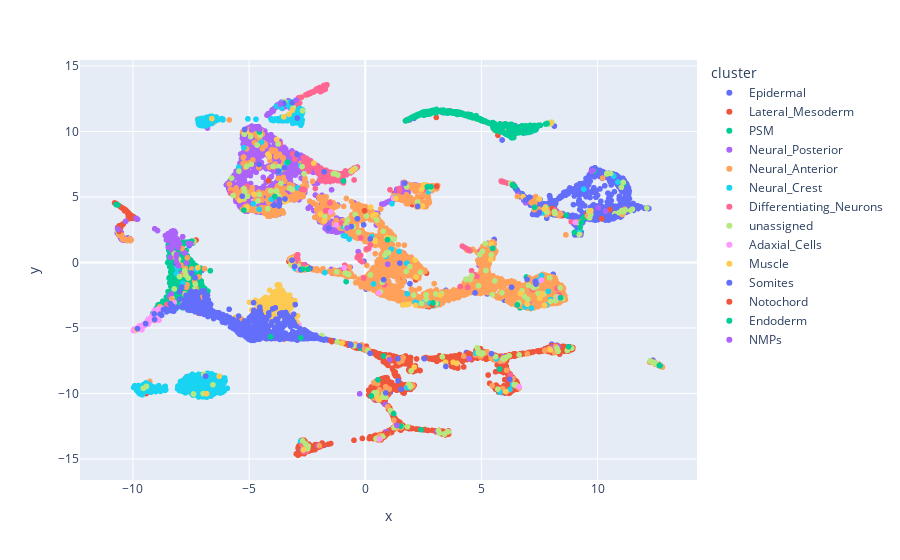

The cell this chart's notebook holds for it:
### Markdown cell above
**Using plotly, we can visualize cell IDs interactively. It helps us pick up a root cell.**
This is an example image.
<img src="
https://raw.githubusercontent.com/morris-lab/CellOracle/master/docs/demo_data/screenshot_01.png">

### Code cell
# Show interactive plot using plotly. Please make sure that plotly is installed. 

try:
    import plotly.express as px
    def plot(adata, embedding_key, cluster_column_name):
        embedding = adata.obsm[embedding_key]
        df = pd.DataFrame(embedding, columns=["x", "y"])
        df["cluster"] = adata.obs[cluster_column_name].values
        df["label"] = adata.obs.index.values
        fig = px.scatter(df, x="x", y="y", hover_name=df["label"], color="cluster")
        fig.show()
        
    plot(adata=pt.adata,
         embedding_key=pt.obsm_key,
         cluster_column_name=pt.cluster_column_name)
except:
    print("Plotly not found in your environment. Did you install plotly? Please read the instruction above.")

### Figure 1 — Plotly figure (JSON) as saved in the notebook; plotly's stock layout.template omitted (floating-point values rounded to 4 significant figures; data arrays with more than 128 entries replaced by an {"elided": "..."} marker saying what was removed)
{"data": [{"hovertemplate": "<b>%{hovertext}</b><br><br>cluster=Epidermal<br>x=%{x}<br>y=%{y}<extra></extra>", "hovertext": {"elided": "1447 str values"}, "legendgroup": "Epidermal", "marker": {"color": "#636efa", "symbol": "circle"}, "mode": "markers", "name": "Epidermal", "showlegend": true, "type": "scattergl", "x": {"elided": "1447 float values"}, "xaxis": "x", "y": {"elided": "1447 float values"}, "yaxis": "y"}, {"hovertemplate": "<b>%{hovertext}</b><br><br>cluster=Lateral_Mesoderm<br>x=%{x}<br>y=%{y}<extra></extra>", "hovertext": {"elided": "1864 str values"}, "legendgroup": "Lateral_Mesoderm", "marker": {"color": "#EF553B", "symbol": "circle"}, "mode": "markers", "name": "Lateral_Mesoderm", "showlegend": true, "type": "scattergl", "x": {"elided": "1864 float values"}, "xaxis": "x", "y": {"elided": "1864 float values"}, "yaxis": "y"}, {"hovertemplate": "<b>%{hovertext}</b><br><br>cluster=PSM<br>x=%{x}<br>y=%{y}<extra></extra>", "hovertext": {"elided": "730 str values"}, "legendgroup": "PSM", "marker": {"color": "#00cc96", "symbol": "circle"}, "mode": "markers", "name": "PSM", "showlegend": true, "type": "scattergl", "x": {"elided": "730 float values"}, "xaxis": "x", "y": {"elided": "730 float values"}, "yaxis": "y"}, {"hovertemplate": "<b>%{hovertext}</b><br><br>cluster=Neural_Posterior<br>x=%{x}<br>y=%{y}<extra></extra>", "hovertext": {"elided": "1750 str values"}, "legendgroup": "Neural_Posterior", "marker": {"color": "#ab63fa", "symbol": "circle"}, "mode": "markers", "name": "Neural_Posterior", "showlegend": true, "type": "scattergl", "x": {"elided": "1750 float values"}, "xaxis": "x", "y": {"elided": "1750 float values"}, "yaxis": "y"}, {"hovertemplate": "<b>%{hovertext}</b><br><br>cluster=Neural_Anterior<br>x=%{x}<br>y=%{y}<extra></extra>", "hovertext": {"elided": "3786 str values"}, "legendgroup": "Neural_Anterior", "marker": {"color": "#FFA15A", "symbol": "circle"}, "mode": "markers", "name": "Neural_Anterior", "showlegend": true, "type": "scattergl", "x": {"elided": "3786 float values"}, "xaxis": "x", "y": {"elided": "3786 float values"}, "yaxis": "y"}, {"hovertemplate": "<b>%{hovertext}</b><br><br>cluster=Neural_Crest<br>x=%{x}<br>y=%{y}<extra></extra>", "hovertext": {"elided": "1004 str values"}, "legendgroup": "Neural_Crest", "marker": {"color": "#19d3f3", "symbol": "circle"}, "mode": "markers", "name": "Neural_Crest", "showlegend": true, "type": "scattergl", "x": {"elided": "1004 float values"}, "xaxis": "x", "y": {"elided": "1004 float values"}, "yaxis": "y"}, {"hovertemplate": "<b>%{hovertext}</b><br><br>cluster=Differentiating_Neurons<br>x=%{x}<br>y=%{y}<extra></extra>", "hovertext": {"elided": "299 str values"}, "legendgroup": "Differentiating_Neurons", "marker": {"color": "#FF6692", "symbol": "circle"}, "mode": "markers", "name": "Differentiating_Neurons", "showlegend": true, "type": "scattergl", "x": {"elided": "299 float values"}, "xaxis": "x", "y": {"elided": "299 float values"}, "yaxis": "y"}, {"hovertemplate": "<b>%{hovertext}</b><br><br>cluster=unassigned<br>x=%{x}<br>y=%{y}<extra></extra>", "hovertext": {"elided": "306 str values"}, "legendgroup": "unassigned", "marker": {"color": "#B6E880", "symbol": "circle"}, "mode": "markers", "name": "unassigned", "showlegend": true, "type": "scattergl", "x": {"elided": "306 float values"}, "xaxis": "x", "y": {"elided": "306 float values"}, "yaxis": "y"}, {"hovertemplate": "<b>%{hovertext}</b><br><br>cluster=Adaxial_Cells<br>x=%{x}<br>y=%{y}<extra></extra>", "hovertext": ["AAACCGAAGCCTGAGC-1", "AAAGGTTAGTTACTTC-1", "AACGCTAGTTGCACGG-1", "AAGCGAATCCCGCATT-1", "AATAACCGTCCTAGTT-1", "AATCCCTGTTTGGCGG-1", "ACACCTTGTCATAGAT-1", "ACATAGCTCATAACTG-1", "ACCGGCTAGCTAGAAG-1", "ACGAAGTCAGCAAGTG-1", "ACGCACGGTCAAGACC-1", "ACTCACTGTACGTTTC-1", "ACTTACAAGCTCAAAC-1", "ACTTCGCTCACATTGA-1", "AGCTTCCTCCAAACAC-1", "AGGCAGGTCGTTAGCG-1", "AGTAATGCATGACTAT-1", "AGTGTTTCATCCCGCT-1", "ATAAGCCTCAAGGACA-1", "ATCTATGAGTCAGGCC-1", "ATCTTTGGTGGAAGGC-1", "ATGTTCAAGCACAGAA-1", "ATTAGCGGTTTGCAGA-1", "ATTCACTTCCGGTTAG-1", "ATTGACTCACCAGGTT-1", "ATTTAGGTCAAGCGCC-1", "ATTTGCAAGCATCCAG-1", "CAAACAACACCTGTAA-1", "CAAACACTCTACTAAG-1", "CAAACACTCTTGCATT-1", "CAACAGGCACAACAAA-1", "CAAGGCTGTTTCAGGA-1", "CAAGGTTTCAAGCCTG-1", "CAATGTCAGTCATTTC-1", "CAGCAAGCACATGCTA-1", "CAGTACCCACACTAAT-1", "CATCATAAGCTCAATA-1", "CCGTGCTGTGAAGCCT-1", "CCTGTTGGTCATTGAG-1", "CGCAATAGTTATCCTA-1", "CGCGGATTCTAAGTCA-1", "CGCTGTGCAAGGTGGC-1", "CGTGCACAGCCTGTTC-1", "CTAATTGAGAACCTAC-1", "CTACAACAGCCGCTAA-1", "CTAGTGAGTACCGGAT-1", "CTCAATAAGGTCGATT-1", "CTCATCATCTGGCTTC-1", "CTCATTGTCACCAATA-1", "CTCCAACTCTAAGTCA-1", "CTGAAACTCTGTTGCC-1", "CTGACCAAGTTCCCGT-1", "CTGGATGTCTAATTGG-1", "CTGTTAAAGGTTACAC-1", "CTGTTGGAGTGAGCGG-1", "CTTACTAGTAATGACT-1", "CTTCTCAAGTTTGGGT-1", "CTTGAATCAATGAAGC-1", "CTTGTTCCACTAGCGT-1", "GAACCTGTCATGCATA-1", "GAAGGAACAAGTGTCC-1", "GACAATACAAGTAAGC-1", "GATCGCTCAAGGTGCA-1", "GATTCAATCCTGGTCT-1", "GATTGCAGTAGGATCC-1", "GCAATAGAGTTCCCGT-1", "GCACTTACACGTAAGG-1", "GCATTAGGTTGAGCCG-1", "GCCCATAAGGAGCATA-1", "GCGTTTCTCTTTGTAC-1", "GCTAATATCCTAAGAC-1", "GCTAGCGGTGCACGCA-1", "GCTCAACCATCCCGCT-1", "GCTGCACAGTCATTTC-1", "GCTGTGCAGCTTCTCA-1", "GCTTACCTCTCCATGC-1", "GGAGTCTGTTAGCAGC-1", "GGCCGTTAGGAACCGG-1", "GGCCTAATCCAATTAG-1", "GGCGGTTTCATAACCA-1", "GGTAGGAGTGTCCAGG-1", "GGTCTTTGTGACATAT-1", "GTAGGCGAGGCAGGTG-1", "GTCATGCCAGTAAGTA-1", "GTCTAATCATCCTAGA-1", "GTCTCACTCAAGGACA-1", "GTGAGGAGTACTTCAC-1", "GTGCTCCGTTGGATCA-1", "GTGTGAGCATAGCGAG-1", "GTTGTGAGTACGTTTC-1", "TAAGCTATCGGTTAGT-1", "TACCGCAAGCTCCTTA-1", "TACGTAATCGTACCGA-1", "TACTTGTTCAGGAACA-1", "TAGCGGACAATTGAAG-1", "TAGGAGGGTGCTTAGA-1", "TAGGGTTTCTTGCTAT-1", "TAGTCAATCGCATCCT-1", "TATAGCCAGAACCTAC-1", "TATCACAAGACACTTA-1", "TATTTGCTCCTAAGAC-1", "TCCATCATCATGGCTG-1", "TCCGGTTTCCCTGTTA-1", "TCCTTCAAGTTTGGTA-1", "TCTCCTCGTATTTGCC-1", "TGACCTTGTTGCGCGA-1", "TGATCAATCATCCTGC-1", "TGCGATTAGCGATACT-1", "TGCTCAACATTCCTGT-1", "TGGATTCAGGGCCATC-1", "TGGGCCTAGGCCTAAT-1", "TGGTAAACAGCAAGAT-1", "TGTATCCGTAATGGCC-1", "TGTGGAGCACCTACTT-1", "TTAAGGTGTATTTGGG-1", "TTAGCTGCACTTGTTC-1", "TTCATTCAGAGGATAT-1", "TTGAGCTAGGCATGTT-1", "TTGGAGGCACTCGCTC-1", "TTGGATATCAGCAAAG-1", "TTGGATTCATGTCAGC-1", "TTGGCTTGTCCAAATG-1", "TTGGGTTAGAACAAGT-1", "TTGTGTGCATACCCGG-1", "TTTGACTTCATGTGGT-1", "TTTGAGTCATAAAGCA-1", "TTTGCATTCTGTTCAT-1", "TTTGTTGGTTCGGGAT-1"], "legendgroup": "Adaxial_Cells", "marker": {"color": "#FF97FF", "symbol": "circle"}, "mode": "markers", "name": "Adaxial_Cells", "showlegend": true, "type": "scattergl", "x": [-9.743, -9.903, -9.798, -9.881, -9.131, -9.928, 6.62, -9.432, -9.816, -8.877, -9.765, -9.731, -9.387, -9.001, -9.218, -9.654, -9.712, -9.916, -9.588, 8.347, -9.078, -9.64, -9.962, -9.079, -9.875, -9.916, -9.335, -9.832, -9.87, -9.883, 1.217, -9.453, -9.942, -8.998, -9.182, -9.906, -9.781, -9.308, -9.089, 0.6172, -9.863, -9.618, -8.939, -9.703, -9.637, -8.764, -9.534, -1.253, -9.344, -9.98, -9.149, -9.914, -9.217, -9.059, -9.695, -9.872, -9.86, -9.917, -9.583, -9.879, -9.876, -9.022, -9.796, -8.838, -9.897, -9.669, -9.927, -9.799, -9.048, -9.896, -8.929, -9.945, -9.751, -9.509, -9.615, -9.003, -9.331, -8.966, -9.617, -9.023, -9.914, -9.541, -9.698, -9.728, -9.89, -9.069, -8.899, -9.747, -1.487, -9.905, -9.974, 9.035, -9.1, -9.117, -9.67, -9.107, -2.866, -9.781, -9.705, -9.22, -9.49, -9.598, 7.577, -9.512, -0.9054, -9.055, -9.871, -9.53, -9.832, -9.754, -9.042, -9.803, -9.016, -2.825, -9.854, -9.506, -9.855, -9.661, -9.336, -9.874, -9.613, -9.904, 0.5839, -9.616, -8.224, -9.005, -9.074, -9.027], "xaxis": "x", "y": [-4.958, -5.112, -5.118, -5.14, -4.065, -5.144, -9.494, -4.636, -5.1, -4.406, -4.965, -4.945, -4.488, -3.78, -4.436, -4.878, -4.962, -5.144, -4.801, -2.686, -3.886, -4.923, -5.116, -3.663, -5.132, -5.164, -4.513, -5.035, -5.079, -5.109, 4.904, -4.635, -5.174, -3.747, -4.115, -5.145, -4.992, -4.434, -3.956, -13.46, -5.064, -4.856, -3.692, -4.92, -4.847, -3.494, -4.747, 2.859, -4.708, -5.213, -4.369, -5.053, -4.202, -4.435, -4.899, -5.078, -5.06, -5.112, -4.802, -5.139, -5.08, -3.687, -5.059, -3.639, -5.167, -4.867, -5.143, -5.005, -3.741, -5.123, -3.558, -5.15, -5.021, -4.831, -4.858, -3.77, -4.539, -3.668, -4.837, -3.712, -5.132, -4.756, -4.911, -4.847, -5.146, -3.87, -4.406, -5.011, 3.856, -5.108, -5.167, 3.056, -3.896, -4.407, -4.901, -3.929, -4.736, -5.005, -4.959, -4.273, -4.679, -4.83, -1.353, -4.749, -0.3921, -3.763, -5.148, -4.769, -5.048, -4.975, -3.905, -5.059, -3.803, -0.5284, -5.105, -4.793, -5.07, -4.869, -4.327, -5.08, -4.844, -5.192, -2.329, -5.134, -3.072, -3.677, -4.241, -4.248], "yaxis": "y"}, {"hovertemplate": "<b>%{hovertext}</b><br><br>cluster=Muscle<br>x=%{x}<br>y=%{y}<extra></extra>", "hovertext": {"elided": "419 str values"}, "legendgroup": "Muscle", "marker": {"color": "#FECB52", "symbol": "circle"}, "mode": "markers", "name": "Muscle", "showlegend": true, "type": "scattergl", "x": {"elided": "419 float values"}, "xaxis": "x", "y": {"elided": "419 float values"}, "yaxis": "y"}, {"hovertemplate": "<b>%{hovertext}</b><br><br>cluster=Somites<br>x=%{x}<br>y=%{y}<extra></extra>", "hovertext": {"elided": "662 str values"}, "legendgroup": "Somites", "marker": {"color": "#636efa", "symbol": "circle"}, "mode": "markers", "name": "Somites", "showlegend": true, "type": "scattergl", "x": {"elided": "662 float values"}, "xaxis": "x", "y": {"elided": "662 float values"}, "yaxis": "y"}, {"hovertemplate": "<b>%{hovertext}</b><br><br>cluster=Notochord<br>x=%{x}<br>y=%{y}<extra></extra>", "hovertext": ["AAAGCAAGTTAGTACG-1", "AAATGGCCACAAAGCG-1", "AACCTTAAGGACCTTG-1", "AACTGTTCATCCATCT-1", "AAGACAAGTAATCGGC-1", "AAGCCTGTCCTGGCTT-1", "AAGCGCTGTAAAGCGG-1", "AAGCTTGGTCCTTCTC-1", "AAGGTCAAGTCTCACC-1", "AATCCTAAGCGATACT-1", "AATTGACGTTTGTCTA-1", "ACCCAGGGTGGGTACT-1", "AGACACGCAGGTTACC-1", "AGTGCCGGTGCATCGG-1", "ATCACACAGTTTAACG-1", "ATCATCAAGCCTGACA-1", "ATCGCCCGTCACTCGC-1", "ATGTCCACAATTGAGA-1", "ATTGCGCCATTAGGTT-1", "CAAAGTGAGGACTAAG-1", "CAAGTAACATGAGCAG-1", "CAATGACTCCCATAAA-1", "CACAGGCTCATCACTT-1", "CAGGTGGAGCACCACA-1", "CCCAATTGTTACCGGG-1", "CCTCCTGAGTATCGCG-1", "CCTGACTTCAGCAAAG-1", "CCTGGTAAGTCTCACC-1", "CCTTACTCAGCAACCT-1", "CGAGCTGGTGTTAGCA-1", "CGAGGAAGTTTACTTG-1", "CGGAATCGTATTCGTC-1", "CGGCCATAGCTTAACA-1", "CGTCCTAGTGCGCAAT-1", "CGTTATTTCCAATTAG-1", "CTAATCTTCAGTGAAG-1", "CTAGTAATCGAGCAAA-1", "CTCACACTCAGGGCCT-1", "CTTCATCCACTCAACA-1", "CTTTATGGTTAGCAGC-1", "GAGCTAGCAAACCTTG-1", "GAGGCAAGTCTTGCTG-1", "GAGTCATTCCCATAAA-1", "GAGTGATCATGAATCT-1", "GATTCAATCTTGGACG-1", "GCACTTACAACGTGCT-1", "GCCCTCATCGCTAGAT-1", "GCGGTTGGTCAATACG-1", "GCTAATATCTTGGATA-1", "GCTTCGCGTAATTAGC-1", "GGCCTAATCCCTGTTA-1", "GGCTCAATCAGCACCA-1", "GGGCCTAGTTAACACG-1", "GGGTATTTCATGTGGT-1", "GGGTTTGTCCACCTTA-1", "GGTCCATCACAGCCTG-1", "GTAAGCTTCGGTTAGT-1", "GTCATCCTCGTTTCGC-1", "GTCTAGCCAAGCTAAA-1", "GTGCTGGGTTCCTGAT-1", "GTTAAACGTAACCAGC-1", "GTTTAGCAGCCTGATG-1", "TAGTCAATCGGCCAGT-1", "TAGTTGTCATTGTCCT-1", "TATGGATGTTCCGCAC-1", "TCACATAAGTGTTGCG-1", "TCGGTTTGTGGATGTC-1", "TCTATGTTCTTGAGCG-1", "TCTCACCAGGCTACTG-1", "TGAGTTTCATTGTCCT-1", "TGGTTCTGTGCTAGCG-1", "TGTGCAAGTTGCGGAT-1", "TTGCCCGTCCCATAAA-1", "TTGGATCAGTATTGCA-1", "TTGTGAGGTTTATCTG-1", "TTGTTTGGTGCTAGCG-1"], "legendgroup": "Notochord", "marker": {"color": "#EF553B", "symbol": "circle"}, "mode": "markers", "name": "Notochord", "showlegend": true, "type": "scattergl", "x": [1.757, -10.23, -9.87, -10.25, -10.44, -10.6, -10.71, -10.44, -10.52, -10.73, -10.11, -10.26, -10.1, -4.168, -10.76, -10.68, -10.31, -10.71, -10.08, -10.11, -10.31, -0.03029, -10.52, -10.02, -9.97, -10.37, -10.19, 3.08, -10.16, -10.37, -10.69, -10.23, -10.71, -10.01, -10.35, -10.38, -10.36, -10.42, -10.25, -10.69, -9.988, -10.74, -10.6, -10.68, -10.11, -10.1, -10.52, -10.71, -10.33, -10.04, -10.75, -10.19, -10.29, -10.5, -10.34, -10.73, -10.31, -10.79, -10.08, -10.59, -10.27, -10.2, -10.59, -10.21, -10.4, -10.3, -10.56, -10.42, -10.73, -10.73, -10.17, -9.831, -10.45, 0.9417, 2.891, -10.46], "xaxis": "x", "y": [10.86, 3.851, 3.373, 3.872, 2.912, 4.334, 4.462, 2.901, 4.232, 4.484, 3.555, 3.868, 3.489, 6.239, 4.506, 4.429, 3.987, 4.463, 3.364, 3.415, 3.965, 3.944, 2.678, 3.515, 3.481, 4.057, 3.689, 5.807, 3.729, 4.049, 4.439, 3.75, 4.453, 3.483, 4.018, 4.079, 3.941, 2.938, 3.863, 4.431, 3.358, 4.494, 2.364, 4.426, 3.601, 3.59, 4.226, 4.463, 3.986, 3.432, 4.499, 3.329, 3.926, 2.813, 4.024, 4.479, 3.985, 4.542, 3.601, 2.671, 3.89, 3.565, 2.802, 3.729, 4.081, 3.936, 2.754, 4.108, 4.482, 4.474, 3.416, 3.297, 4.153, -13.06, -3.255, 2.902], "yaxis": "y"}, {"hovertemplate": "<b>%{hovertext}</b><br><br>cluster=Endoderm<br>x=%{x}<br>y=%{y}<extra></extra>", "hovertext": {"elided": "448 str values"}, "legendgroup": "Endoderm", "marker": {"color": "#00cc96", "symbol": "circle"}, "mode": "markers", "name": "Endoderm", "showlegend": true, "type": "scattergl", "x": {"elided": "448 float values"}, "xaxis": "x", "y": {"elided": "448 float values"}, "yaxis": "y"}, {"hovertemplate": "<b>%{hovertext}</b><br><br>cluster=NMPs<br>x=%{x}<br>y=%{y}<extra></extra>", "hovertext": ["AAATGGCCAATGAAGC-1", "AACTGTTCACCTGGTG-1", "AACTGTTCATGTCAAT-1", "AATCATGTCGATTTGA-1", "AATGGCGCAGCTAACC-1", "ACACCTTGTAAGGTCC-1", "ACCCGGTAGAGCCGGA-1", "ACGGTACGTCAACAAT-1", "ACGGTTAGTGAAGCCT-1", "ACTTGTCGTCTTGCTG-1", "AGAGATTAGTTATCTC-1", "AGCACTTAGCTCCTTA-1", "AGGATATAGGTTACAC-1", "AGGATTGAGTCCTGAG-1", "AGGTAACCAGCTCATA-1", "ATATGCTCATCATGGC-1", "ATCAAGCTCTAATCTC-1", "ATGCATTCACAATACT-1", "ATGGCCCAGGCAGGTG-1", "ATTACCCGTCATCATC-1", "ATTCAACCATAGCTGC-1", "CAATATGTCCCGCAAA-1", "CAATCGCCAAGGTGGC-1", "CAATGTGGTGATCAGC-1", "CACTAAGGTGAACAAA-1", "CAGTATGGTGCGCGTA-1", "CATAATCCACATAGCC-1", "CATCACACAAACGGGC-1", "CATCATAAGATAGACG-1", "CATCCTCAGCGTGCAC-1", "CATTCATTCGTTCACC-1", "CCAGGATGTTTGGGCG-1", "CCATTGTGTATTCGCT-1", "CGAGGAAGTACCGGAT-1", "CGATCCTTCCTACCTA-1", "CGCGATTCAATAATGG-1", "CGGATAAAGGAGTAAT-1", "CGTAACCCATCCTAGA-1", "CGTCCTAGTGTCCAAA-1", "CGTGCTGCAACCTGGT-1", "CGTTAGTAGGACCAGG-1", "CTAAATGTCTAGCTAA-1", "CTAATCCGTTTACCGT-1", "CTAATCCGTTTATTCG-1", "CTAATTGAGTCTGGGC-1", "CTACTAAAGATAAAGC-1", "CTAGTGAGTTTGACCT-1", "CTCACTCAGCTATATG-1", "CTCCAAACAGGCGATA-1", "CTTAATGAGAGGATAT-1", "GAGCGATAGTACCGCA-1", "GAGGCTTGTGTGTGGT-1", "GCAAGCCTCGATCAGT-1", "GCAATCTAGCGAGTAA-1", "GCAATGTTCTTTGTAC-1", "GCACATTAGTTGCCTC-1", "GCAGCAACACCAGCAT-1", "GCCACAATCACTTCAT-1", "GCCACAATCATGCGTG-1", "GCCAGGTTCGCTCCAT-1", "GCCTCCATCTTTAGGA-1", "GCCTCGACATGTCAGC-1", "GCGCAATGTTAAGGTT-1", "GCTATTGCATACCCGG-1", "GCTGTACCACTAGGTC-1", "GCTTCGCGTTAGTACG-1", "GGAAACTCAGCTTACA-1", "GGATGGCCATAGACTT-1", "GGATTTATCCTGGTGA-1", "GGCTTCAAGGTTTACA-1", "GGGTCACTCTAATCAG-1", "GGTCAGGAGGCTACTG-1", "GGTCCTGCAAGTGTTT-1", "GGTTTCCTCATTACGA-1", "GTAAAGCCAGCTCAAC-1", "GTACGTAGTAGGATCC-1", "GTATTCAAGGGCCACT-1", "GTGTGAGCACGTAATT-1", "TAAGCTGGTACCGTTT-1", "TACTCAAAGGCCAATT-1", "TAGTGTGGTACCCACC-1", "TAGTGTGGTGGTTCTT-1", "TAGTTGTCAATAACGA-1", "TAGTTGTCATTGCGAC-1", "TATGACTCAATATGGA-1", "TATGTGATCTACCTAT-1", "TATTACCTCATCAGTA-1", "TCACATAAGGGATGAC-1", "TCCTTCAAGTTAGCCG-1", "TCTAACCGTACCGTAA-1", "TGAACAACAAGACTCC-1", "TGATCAGGTAAACAAG-1", "TGCAGGCTCTCACTCA-1", "TGCCATTGTTGCGCGA-1", "TGCTCCGTCATAGACC-1", "TGGCCTTTCATTCATC-1", "TGGTTCCTCAAGTGTC-1", "TGTGATCAGTCCTTCA-1", "TGTGGCCAGTCAATTG-1", "TTAAGTGTCGCAGGCT-1", "TTGTCCATCCAAACAC-1", "TTGTGTGCAGGTTACC-1", "TTTCCGGGTTGGCCGA-1"], "legendgroup": "NMPs", "marker": {"color": "#ab63fa", "symbol": "circle"}, "mode": "markers", "name": "NMPs", "showlegend": true, "type": "scattergl", "x": [-8.057, -4.01, -4.728, -8.296, -8.484, -4.533, -8.413, -8.238, -8.517, -8.192, -8.545, -4.892, -9.874, -8.328, -8.195, -8.434, -8.602, -8.557, -2.97, -4.057, -8.276, -8.133, -8.407, -9.804, -8.345, -8.067, -8.345, -8.497, -8.189, -8.232, -8.469, -8.261, -8.322, -7.999, -8.123, 1.358, -4.861, -4.718, -8.317, -8.41, -8.307, -8.203, -10.31, -8.128, -8.234, -8.371, -8.172, -8.27, -8.458, -8.481, -8.465, -8.133, -8.453, -10.63, -8.511, -8.353, -8.535, -8.288, -8.203, -8.092, -8.213, -8.228, -8.065, -0.7847, -8.342, -8.259, -8.038, -8.526, -7.505, -8.475, -8.461, -8.266, 1.049, -8.466, -4.628, -8.291, -8.253, -8.303, -8.357, -8.259, -8.293, -8.216, -3.659, -8.426, -8.404, -8.404, -8.326, -8.349, -8.335, -8.061, -8.943, -8.473, -8.132, -4.575, -9.061, -8.361, -8.328, 0.9664, -4.158, -8.141, -8.278, -8.354, -8.306], "xaxis": "x", "y": [1.167, 11.64, 10.23, 1.819, 2.195, 10.17, 1.803, 1.837, 1.951, 1.732, 1.92, 10.11, 3.369, 1.756, 1.815, 2.021, 2.051, 1.716, 12.39, 9.751, 2.412, 1.846, 1.971, 3.303, 1.879, 1.368, 1.819, 1.843, 1.78, 2.187, 2.074, 1.706, 1.724, 1.456, 0.62, -12.44, 10.25, 10.26, 2.034, 1.728, 1.915, 1.91, 3.14, 1.647, 1.773, 2.214, 2.252, 1.848, 1.964, 1.98, 1.805, 0.0717, 1.983, 2.523, 1.914, 1.578, 1.918, 2.144, 2.209, 1.346, 2.089, 1.663, 1.724, 2.628, 1.024, 2.221, -0.2578, 1.793, 1.43, 2.119, 1.834, 1.476, -7.417, 1.912, 10.33, 1.97, 2.39, 2.31, 1.938, 1.808, 2.006, 2.383, 12.07, 1.979, 2.006, 0.3921, 1.845, 2.012, 2.041, 1.126, 2.434, 1.152, 0.4442, 10.33, 2.571, 1.985, 1.975, -0.1352, 11.3, 1.77, 1.786, 2.356, 1.354], "yaxis": "y"}], "layout": {"legend": {"title": {"text": "cluster"}, "tracegroupgap": 0}, "margin": {"t": 60}, "xaxis": {"anchor": "y", "domain": [0, 1], "title": {"text": "x"}}, "yaxis": {"anchor": "x", "domain": [0, 1], "title": {"text": "y"}}}}
